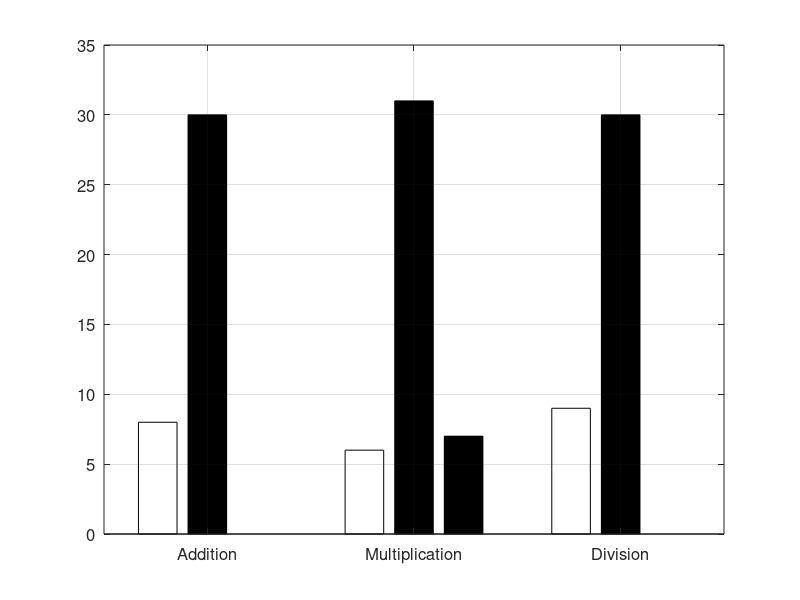

The MATLAB source for this figure: (Note: this script raises an error after producing the figure.)
clear all;
close all;
clc;

add = [13.00 6.00; 10 5; 13 3; 21 5; 0 5; 43 76; ]
div = [28 7; 17 8; 16 7; 20 5; 0 0; 19 73];
mul = [18 17 3; 14 21 3; 15 24 2; 28 28 5; 15 0 2; 10 10 85];

totalDynamic = 100 - [92 70 100; 94 69 93; 91 70 100];

LUT = [236 134 0 ; 170 99 275; 278 270 0];
FF= [198 345 0; 177 208 199; 247 478 0];
DSP = [ 0 2 0; 1 1 0; 0 0 0];

 %y = LUT + FF + DSP;
y =totalDynamic;
b = bar(y, 'FaceColor', 'flat');
set (gca, 'XTickLabel', {'Addition', 'Multiplication', 'Division'});
xt = get(gca, 'XTick');
set(gca, 'FontSize', 12)
grid on

for k = 1:size(y,2)
    b(k).CData = k;
end


ytick = sort(unique(y(:)'))
%ytick = [0    99   134   170   236   270 278]
%FF ytick = [0   177   198    208   247   345   478];
% ALL RESOURCES ytick = [0   308   348   434   481   525   748];
% Add ytick = [0     3     5      10    13    21    43    76]
% div ytick = [0     5         8    16      20    28    73]
% mul ytick = [0     3     5    10    15    18    21    24    28    85]
yticks(ytick);
xl = xlabel('Operation') ;
yl =ylabel('Percentage of Total Power that is Dynamic') ;
xl.FontSize = 14;
yl.FontSize = 14;
lgd = legend({'Parameterized Implementation', 'Xilinx IP Core', 'Parameterized Implementation (No DSP)'},'Location','northwest');
lgd.FontSize = 14;